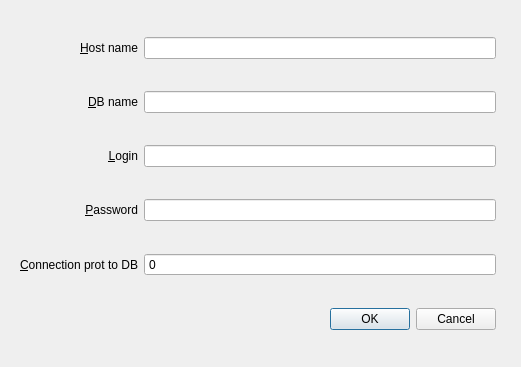
<?xml version="1.0" encoding="UTF-8"?>
<ui version="4.0">
 <class>Dial_SQL_conn</class>
 <widget class="QDialog" name="Dial_SQL_conn">
  <property name="geometry">
   <rect>
    <x>0</x>
    <y>0</y>
    <width>521</width>
    <height>367</height>
   </rect>
  </property>
  <property name="windowTitle">
   <string>Dialog</string>
  </property>
  <layout class="QGridLayout" name="gridLayout">
   <property name="leftMargin">
    <number>20</number>
   </property>
   <property name="rightMargin">
    <number>25</number>
   </property>
   <item row="1" column="1">
    <widget class="QLineEdit" name="le_dbName">
     <property name="frame">
      <bool>true</bool>
     </property>
    </widget>
   </item>
   <item row="4" column="0">
    <widget class="QLabel" name="lb_connProt">
     <property name="layoutDirection">
      <enum>Qt::LeftToRight</enum>
     </property>
     <property name="text">
      <string>&amp;Connection prot to DB</string>
     </property>
     <property name="alignment">
      <set>Qt::AlignRight|Qt::AlignTrailing|Qt::AlignVCenter</set>
     </property>
     <property name="buddy">
      <cstring>spinBox</cstring>
     </property>
    </widget>
   </item>
   <item row="3" column="1">
    <widget class="QLineEdit" name="le_password"/>
   </item>
   <item row="1" column="0">
    <widget class="QLabel" name="lb_dbName">
     <property name="layoutDirection">
      <enum>Qt::LeftToRight</enum>
     </property>
     <property name="text">
      <string>&amp;DB name</string>
     </property>
     <property name="alignment">
      <set>Qt::AlignRight|Qt::AlignTrailing|Qt::AlignVCenter</set>
     </property>
     <property name="buddy">
      <cstring>le_dbName</cstring>
     </property>
    </widget>
   </item>
   <item row="2" column="0">
    <widget class="QLabel" name="lb_login">
     <property name="layoutDirection">
      <enum>Qt::LeftToRight</enum>
     </property>
     <property name="text">
      <string>&amp;Login</string>
     </property>
     <property name="alignment">
      <set>Qt::AlignRight|Qt::AlignTrailing|Qt::AlignVCenter</set>
     </property>
     <property name="buddy">
      <cstring>le_login</cstring>
     </property>
    </widget>
   </item>
   <item row="2" column="1">
    <widget class="QLineEdit" name="le_login"/>
   </item>
   <item row="5" column="0" colspan="2">
    <widget class="QDialogButtonBox" name="dialogButtons">
     <property name="orientation">
      <enum>Qt::Horizontal</enum>
     </property>
     <property name="standardButtons">
      <set>QDialogButtonBox::Cancel|QDialogButtonBox::Ok</set>
     </property>
    </widget>
   </item>
   <item row="3" column="0">
    <widget class="QLabel" name="lb_password">
     <property name="layoutDirection">
      <enum>Qt::LeftToRight</enum>
     </property>
     <property name="text">
      <string>&amp;Password</string>
     </property>
     <property name="alignment">
      <set>Qt::AlignRight|Qt::AlignTrailing|Qt::AlignVCenter</set>
     </property>
     <property name="buddy">
      <cstring>le_password</cstring>
     </property>
    </widget>
   </item>
   <item row="0" column="1">
    <widget class="QLineEdit" name="le_hostName"/>
   </item>
   <item row="0" column="0">
    <widget class="QLabel" name="lb_hostName">
     <property name="layoutDirection">
      <enum>Qt::LeftToRight</enum>
     </property>
     <property name="text">
      <string>&amp;Host name</string>
     </property>
     <property name="alignment">
      <set>Qt::AlignRight|Qt::AlignTrailing|Qt::AlignVCenter</set>
     </property>
     <property name="buddy">
      <cstring>le_hostName</cstring>
     </property>
    </widget>
   </item>
   <item row="4" column="1">
    <widget class="QSpinBox" name="spinBox">
     <property name="mouseTracking">
      <bool>true</bool>
     </property>
     <property name="alignment">
      <set>Qt::AlignJustify|Qt::AlignVCenter</set>
     </property>
     <property name="buttonSymbols">
      <enum>QAbstractSpinBox::NoButtons</enum>
     </property>
     <property name="maximum">
      <number>9999</number>
     </property>
    </widget>
   </item>
  </layout>
 </widget>
 <tabstops>
  <tabstop>le_hostName</tabstop>
  <tabstop>le_dbName</tabstop>
  <tabstop>le_login</tabstop>
  <tabstop>le_password</tabstop>
 </tabstops>
 <resources/>
 <connections>
  <connection>
   <sender>dialogButtons</sender>
   <signal>accepted()</signal>
   <receiver>Dial_SQL_conn</receiver>
   <slot>accept()</slot>
   <hints>
    <hint type="sourcelabel">
     <x>248</x>
     <y>308</y>
    </hint>
    <hint type="destinationlabel">
     <x>157</x>
     <y>274</y>
    </hint>
   </hints>
  </connection>
  <connection>
   <sender>dialogButtons</sender>
   <signal>rejected()</signal>
   <receiver>Dial_SQL_conn</receiver>
   <slot>reject()</slot>
   <hints>
    <hint type="sourcelabel">
     <x>316</x>
     <y>308</y>
    </hint>
    <hint type="destinationlabel">
     <x>286</x>
     <y>274</y>
    </hint>
   </hints>
  </connection>
 </connections>
</ui>
